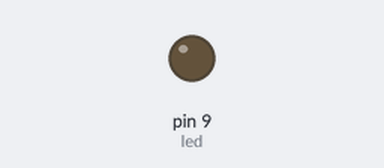
The sketch below on a simulated Arduino Uno, built with avr-gcc and run on an emulated ATmega328P. Shown: output pins drawn as LEDs (lit = HIGH).

Above: at 0.5 s.
At 3.0 s:
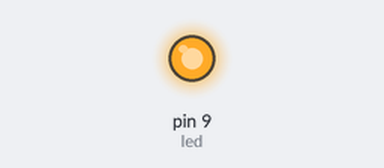
Timing chart, 0 to 6.5 s (numbered marks = the images above):
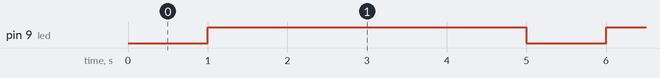

The sketch:

lab04.ino
```cpp
// Filename: lab04.ino
// Description: AaPaTo Maker Course 2016 week2 lab04 sample code
// Author: Jevan Chan <jevan0307@gmail.com>
// Last update: Dec 16, 2016

// 宣告一個長度是 5 的整數陣列，分別代表不同的亮度
int bright[5] = {0, 255, 511, 767, 1023};
// 輸出腳位
int led = 9;

void setup() {
    // 初始化輸出腳位
    pinMode(led, OUTPUT);
}

void loop() {
    // 用 for 迴圈依次亮五個不同的強度
    for(int i = 0; i < 5; i++){
        analogWrite(led, bright[i]);
        delay(1000);
    }
}
```

Measured:
- by itself, pin 9 (led): alternates HIGH for 4.0 s and LOW for 1.0 s
